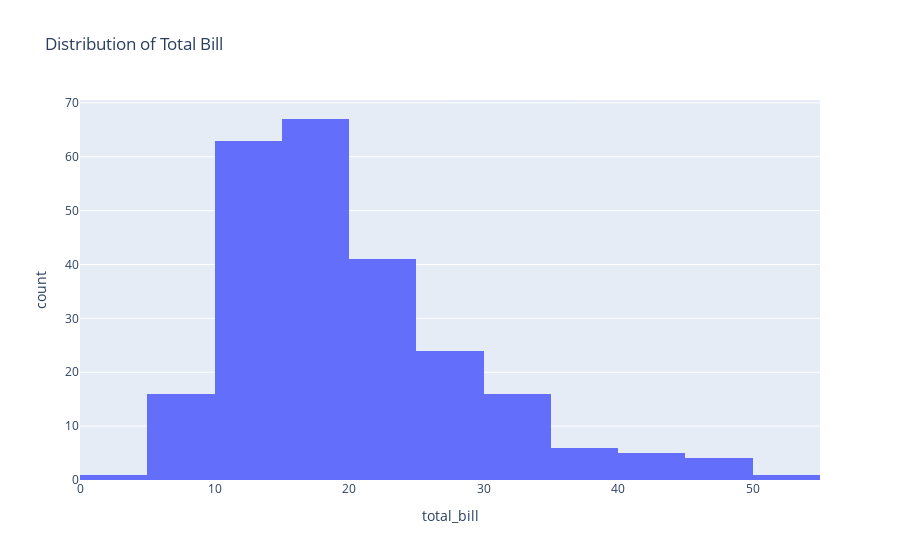

The code cell stored with this chart in its notebook:
### Markdown cell above
**Histogram**

### Code cell
#side by side bar chart
fig = px.histogram(tips, x='total_bill', nbins=20, 
                   title='Distribution of Total Bill')
fig.show()

### Figure 1 — Plotly figure (JSON) as saved in the notebook; plotly's stock layout.template omitted (floating-point values rounded to 4 significant figures; data arrays with more than 128 entries replaced by an {"elided": "..."} marker saying what was removed)
{"data": [{"alignmentgroup": "True", "bingroup": "x", "hovertemplate": "total_bill=%{x}<br>count=%{y}<extra></extra>", "legendgroup": "", "marker": {"color": "#636efa", "pattern": {"shape": ""}}, "name": "", "nbinsx": 20, "offsetgroup": "", "orientation": "v", "showlegend": false, "type": "histogram", "x": {"elided": "244 float values"}, "xaxis": "x", "yaxis": "y"}], "layout": {"barmode": "relative", "legend": {"tracegroupgap": 0}, "title": {"text": "Distribution of Total Bill"}, "xaxis": {"anchor": "y", "domain": [0, 1], "title": {"text": "total_bill"}}, "yaxis": {"anchor": "x", "domain": [0, 1], "title": {"text": "count"}}}}
